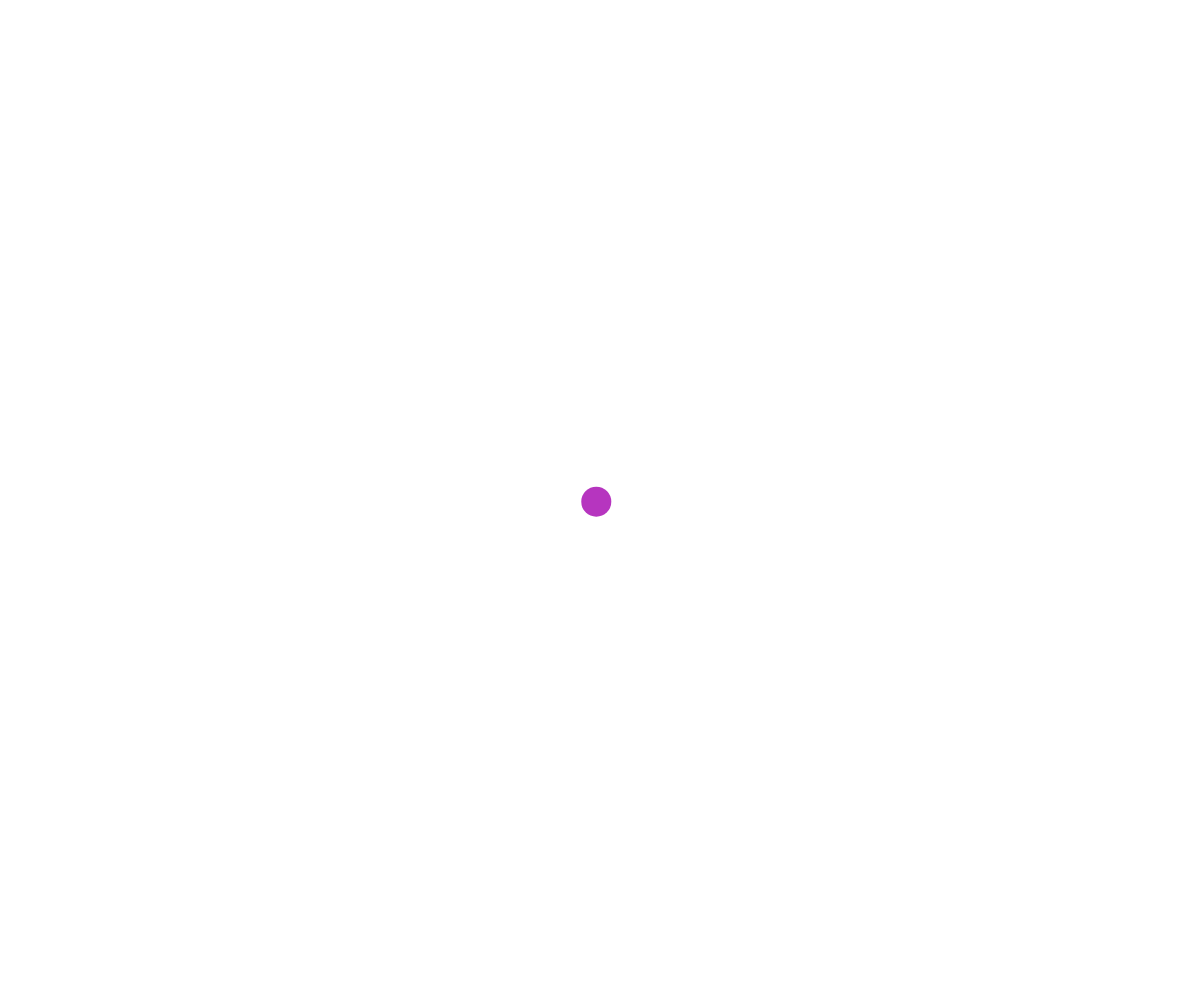
Frame 1 (no input)
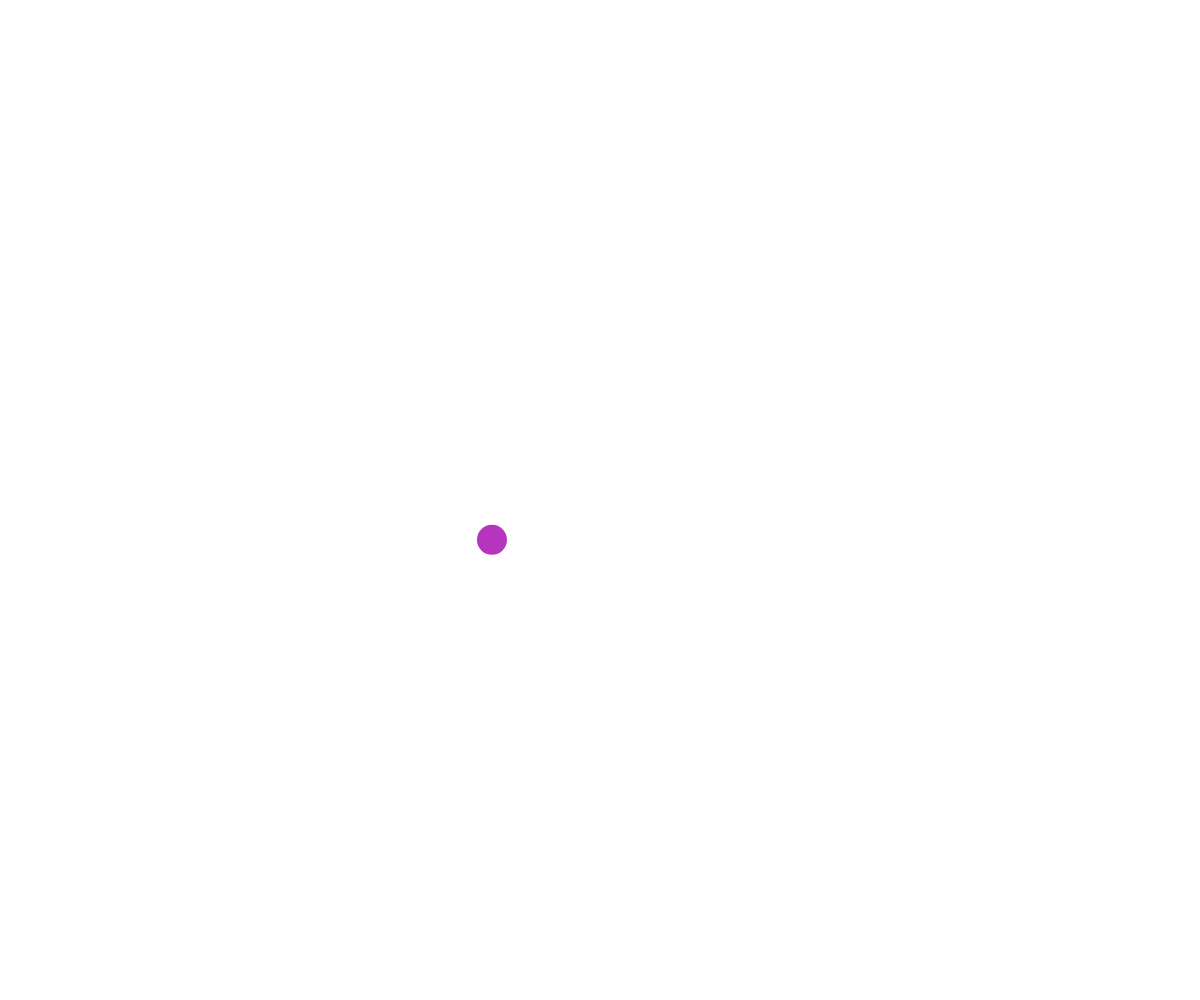
Frame 60 (no input)
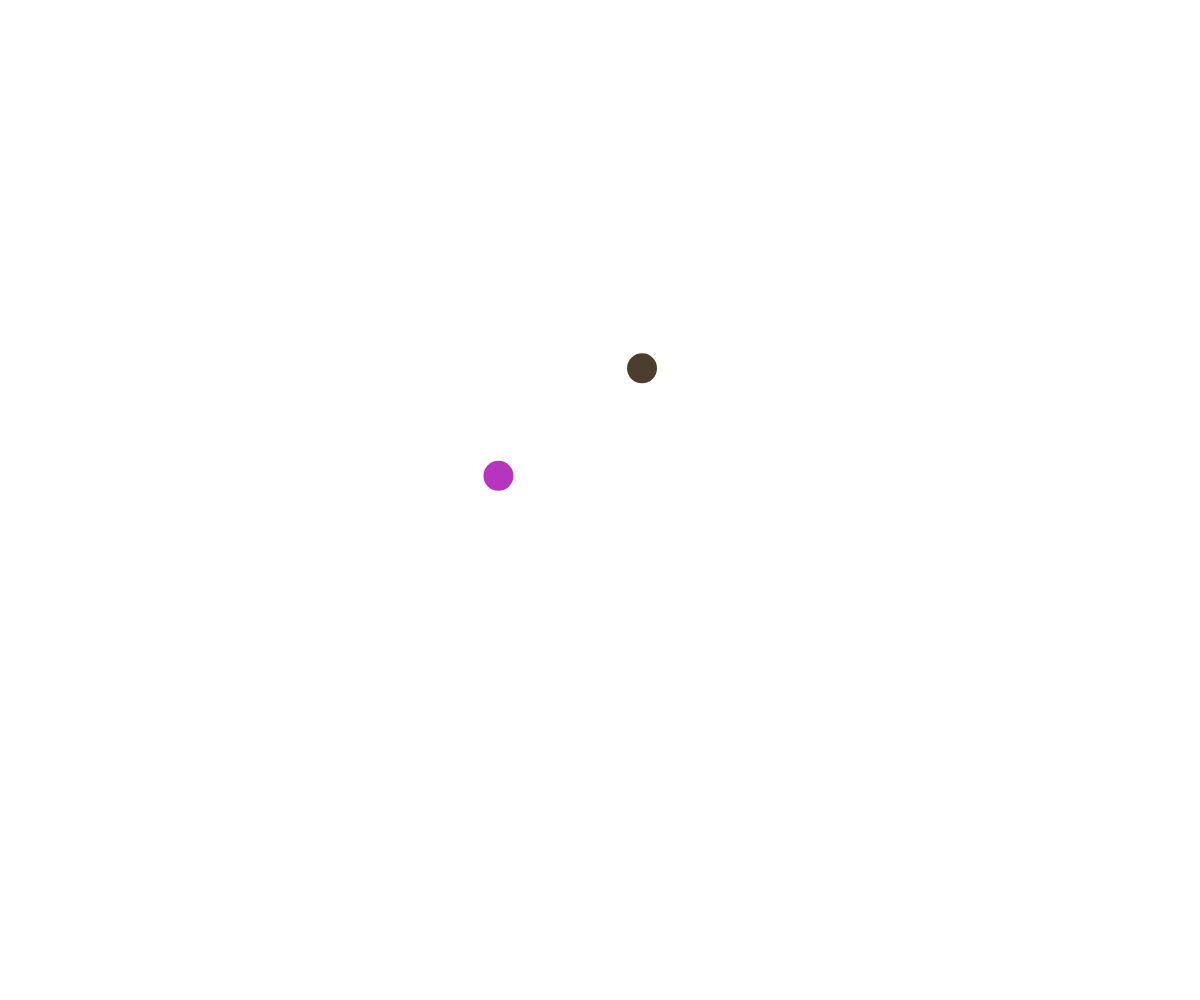
Frame 120 (the mouse pressed at the canvas centre since frame 60)

The p5.js sketch that drew these frames (run headless with seeded random() and noise() and a simulated clock; from frame 60 on, the mouse is pressed at the canvas centre):

// p5.js sketch
// ── sketch.js
// Connected nodes OOP

let points = [];

function setup() {
  createCanvas(windowWidth, windowHeight);
  let somePoint = new MovingPoint(width/2, height/2);
  points.push(somePoint);
}

function draw() {
  background(255);
  for (let point of points){
    point.move();
    point.display();
  }
}

function mousePressed(){
  let somePoint = new MovingPoint(mouseX, mouseY);
  points.push(somePoint);
}

class MovingPoint {
  constructor(x, y){
    this.x = x;
    this.y = y;
    this.speed = 5;
    this.radius = 15;
    this.color = color (random(255), random(255), random(255));
    this.xTime = random(1000);
    this.yTime = random(1000);
    this.deltaTime = 0.01;
  }

  display(){
    noStroke();
    fill(this.color);
    circle(this.x, this.y, this.radius*2);
  }

  move(){
    //pick random direction of movement
    let dx = noise(this.xTime);
    let dy = noise(this.yTime);


    this.dx = map(dx, 0, 1, -this.speed, this.speed);
    this.dy = map(dy, 0, 1, -this.speed, this.speed);


    this.x += this.dx;
    this.y += this.dy;

    this.xTime += this.deltaTime;
    this.yTime += this.deltaTime;
  }
}
